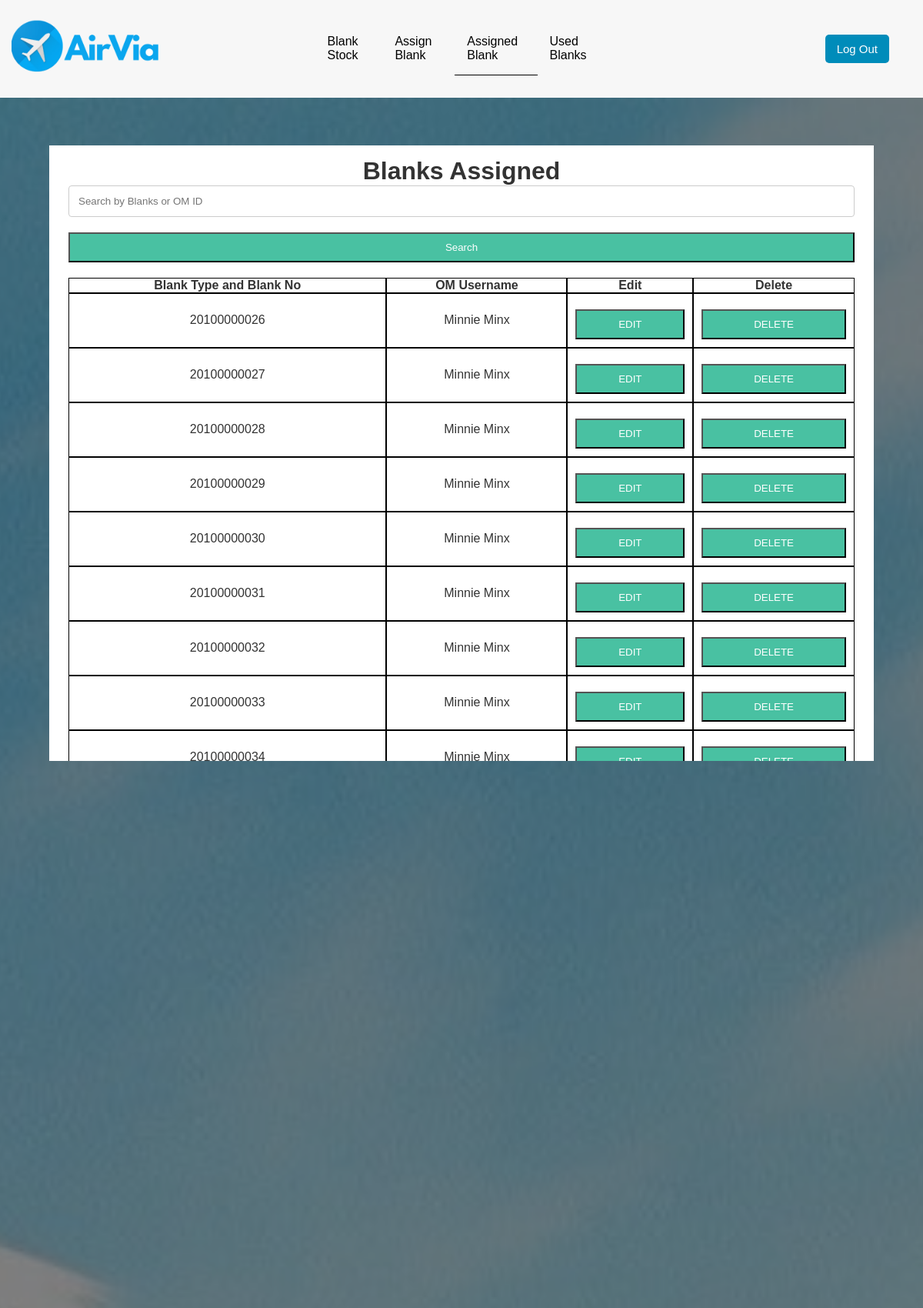
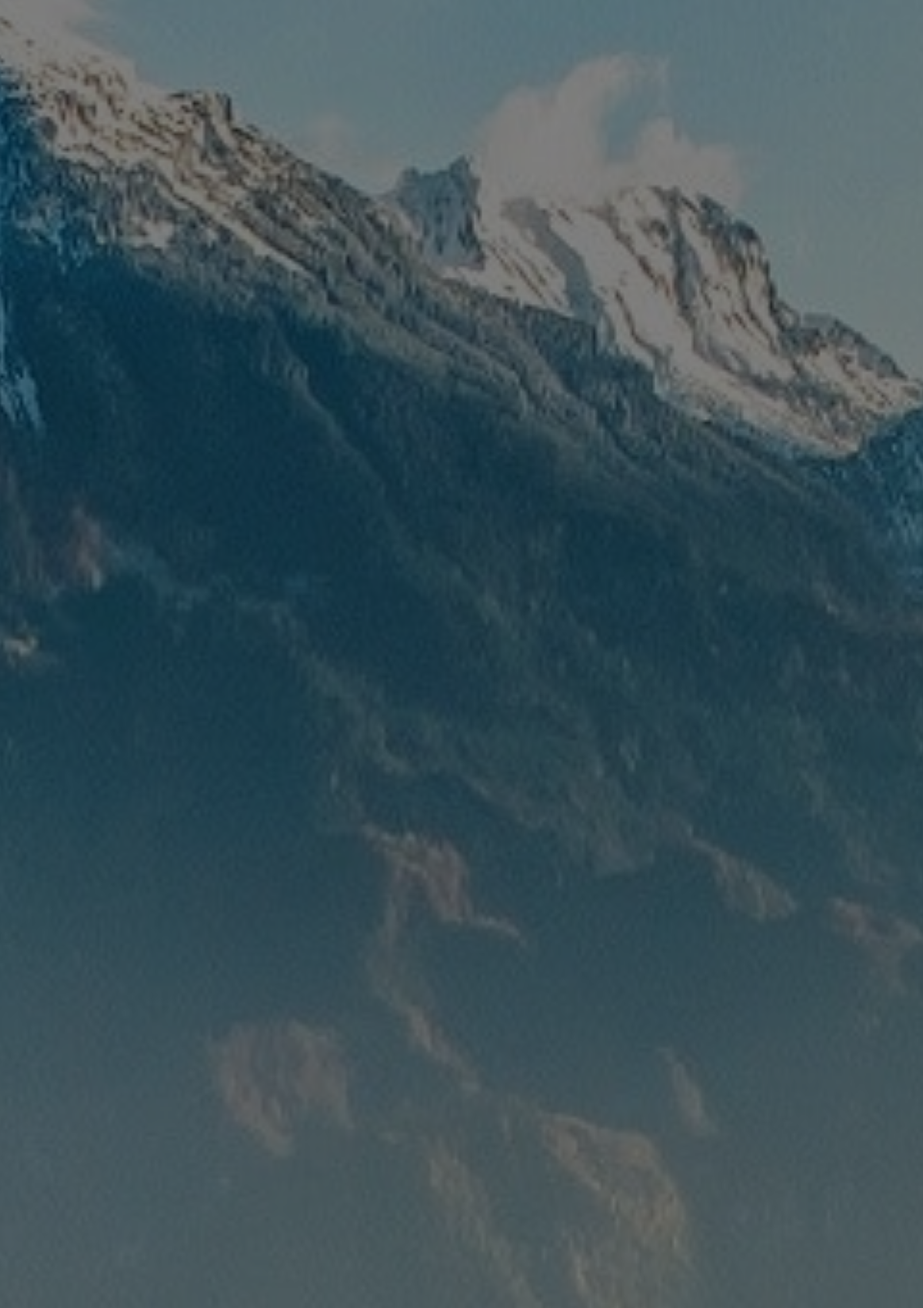
Screenshot of /templates/systemadmin/assignedBlanks.php (signed in, upper part) with the database file from the repository (2 pictures, top to bottom).
### tables this page shows
CREATE TABLE `adminassignedblanks` (
  `id` int(11) NOT NULL,
  `blanktypeandno` varchar(255) NOT NULL,
  `OMid` varchar(255) NOT NULL
);

### templates/systemadmin/assignedBlanks.php (the view, shortened to what this page needs)
<!DOCTYPE html>
<html lang="en" xmlns:th="http://www.thymeleaf.org">
<head>
    <?php include('../../partials/header.php') ?>
</head>
<body style=" background: #344a72; ">
    <nav id="main-nav">
    <div class="contain" style="padding: 1.8rem;">
            <a href="home.php">
                    <img src="../../static/img/logo22.png" alt="" style=" position: absolute;top: 20px; left: 15px; max-width:200px">
            </a>
            <ul>
                <li><a href="blankstock.php">Blank Stock</a></li>
                <li><a href="assignBlank.php">Assign Blank</a></li>
                <li><a href="assignedBlanks.php" class="present">Assigned Blank</a></li>
                <li><a href="usedblanks.php">Used Blanks</a></li>
            </ul>
            <form action="../logout1.php" method="POST">
            <div class="item" style="padding: 15px 32px; text-align: center; border-radius: 5px; display: inline-block; position: absolute;top: 5px;right: 10px;">
                    <button style="background-color: #008CBA;border: none;color: white;padding: 10px 15px;text-align: center;border-radius: 5px;display: inline-block;font-size: 15px;margin:25px 2px;cursor: pointer;"
                    type="submit" class="logoutbtn" name="logout_btn1">Log Out</button>
                    </div>
            </form>
        </div>
    </nav>
    <header id="showcase">
        <div class="contain">
            <div class="showcase-contain">
                <div class="showcase-content">
                    <div id="container" style="max-width: 100%;">
                    <div class="form-wrap" style="max-width: 100rem;text-align: center; height:800px; overflow: auto">
                <?php
                    $connection = mysqli_connect("localhost","root","","ats");
                    $search = mysqli_real_escape_string($connection, @$_POST['search']);
                    $query = "SELECT * FROM adminassignedblanks WHERE blanktypeandno LIKE '%$search%' OR OMid LIKE '%$search%' GROUP BY(blanktypeandno)";
                    $query_run = mysqli_query($connection,$query);
                    ?>
                    <h1 style="text-align: center; ">Blanks Assigned</h1>
                    <form action="assignedBlanks.php" method="POST">
                    <input type="text" name="search" placeholder="Search by Blanks or OM ID">
                    <button type="submit" name="submit-search">Search</button>
                    </form>
                    <table style="margin-top: 20px" class="table table-bordered" id="dataTable" width="100%" cellspacing="0">
                            <tbody>
                            <?php
                        if(mysqli_num_rows($query_run) > 0) { ?>
                         <thead>
                            <tr>
                                <th style="border: 1px solid black; ">Blank Type and Blank No</th>
                                <th style="border: 1px solid black;">OM Username</th>
                                <th style="border: 1px solid black;">Edit</th>
                                <th style="border: 1px solid black;">Delete</th>
                            </tr>
                            </thead>
                        <?php
                            while($row = mysqli_fetch_assoc($query_run)) {
                                ?>
                            <tr>
                                <td style="border: 1px solid black; text-align: center;  "><?php echo $row['blanktypeandno'] ?> </td>
                                <td style="border: 1px solid black;"><?php echo $row['OMid'] ?> </td>
                                <td style="border: 1px solid black;  padding: 0 10px 10px 10px">
                                <form action="assignedblank_edit.php" method="post">
                                    <button type="submit" name="edit_btn_blank_assignedblanks">EDIT</button>
                                </form>
                                </td>
                                <td style="border: 1px solid black;  padding: 0 10px 10px 10px">
                                    <form action="../code.php" method="post">
                                        <button type="submit" name="delete_btn_blank_blanktypeandno">DELETE</button>
                                    </form>
                                </td>
                            </tr>
                            <?php
                            }}
                            else {
                                echo "No record found";
                            }
                    ?>
                        </table>
                        </div>
                        </div>
                </div>
            </div>
        </div>
    </header>
</body>
</html>

### static/css/style.css (style rules this page uses)
* { padding: 0; margin: 0; box-sizing: border-box; }
body { font-family: Verdana, Geneva, Tahoma, sans-serif; }
#main-nav { background: #f7f7f7; position: sticky; top: 0; color: #333; z-index: 2; }
#main-nav .contain { display: grid; grid-template-columns: 1fr 1fr 1fr; }
#main-nav .contain ul { display: flex; list-style: none; align-items: center; }
#main-nav .contain ul li a { padding: 1rem; display: inline-block; }
#main-nav .contain div { justify-self: center; text-align: center; padding-top: 30px; }
.contain { max-width: 1200px; overflow: hidden; margin: auto; padding: 0 2rem; }
#showcase { background: #000; color: #fff; padding: 2rem; position: relative; }
#showcase::before { content: ''; background: url(../../static/img/showcase.jpg) no-repeat center center/cover; position: absolute; top: 0; left: 0; width: 100%; height: 100%; opacity: 0.5; }
#showcase .showcase-contain { display: grid; min-height: 77.5vh; }
#showcase .showcase-content { z-index: 1; color: #f7f7f7; }
.present { border-bottom: 1px solid #000; }
.form-wrap { padding: 15px 25px; }
.form-wrap h1, .form-wrap p { text-align: center; }
.form-wrap button { display: block; width: 100%; padding: 0.7rem; margin-top: 2rem; cursor: pointer; background: #2b59a2; }
a { text-decoration: none; color: #000; padding: 1rem; }
form, label, input { margin:0; }
form { text-align: left; font-size: 15px; }
input[type=text], select, textarea { width: 100%; padding: 12px; border: 1px solid #ccc; border-radius: 4px; box-sizing: border-box; resize: vertical; }
#container { margin: 30px auto; max-width: 30rem; }
.form-wrap { background: #fff; padding: 15px 25px; color: #333; }
.form-wrap button { display: block; width: 100%; padding: 10px; margin-top: 20px; background: #49c1a2; color: #fff; cursor: pointer; }

### rows the page displays
adminassignedblanks: blanktypeandno "20100000026", OMid "Minnie Minx"
adminassignedblanks: blanktypeandno "20100000027", OMid "Minnie Minx"
adminassignedblanks: blanktypeandno "20100000028", OMid "Minnie Minx"
adminassignedblanks: blanktypeandno "20100000029", OMid "Minnie Minx"
adminassignedblanks: blanktypeandno "20100000030", OMid "Minnie Minx"
adminassignedblanks: blanktypeandno "20100000031", OMid "Minnie Minx"
adminassignedblanks: blanktypeandno "20100000032", OMid "Minnie Minx"
adminassignedblanks: blanktypeandno "20100000033", OMid "Minnie Minx"
adminassignedblanks: blanktypeandno "20100000034", OMid "Minnie Minx"
